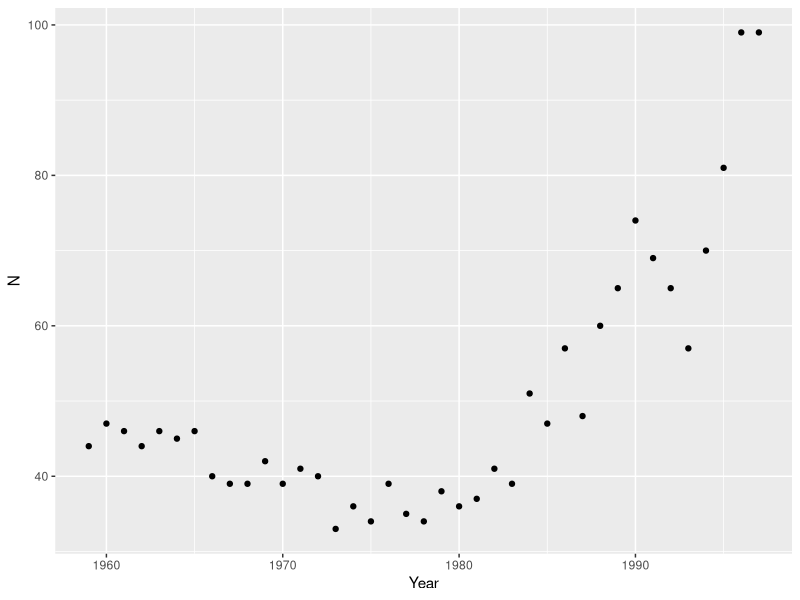
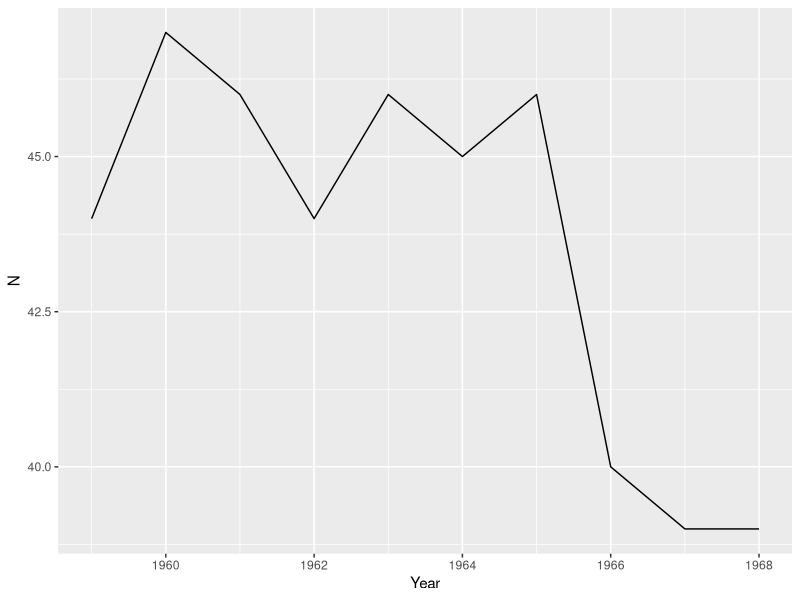

Source code (R) for these figures, in order:
## ---- chunk 1
knitr::opts_chunk$set(echo = TRUE, warning=FALSE, message=FALSE)
## ---- chunk 2

library(tidyverse)

## ---- chunk 3

grizzly <- read_csv("grizzlydata.csv")
swallenia2 <- read_csv("Swallenia (1).csv")

## ---- chunk 4

# A. Change in mean abundance from 2009 to 2010 using a two-sample t-test


swallenia_ttest <- t.test(swallenia2$count_2009, swallenia2$count_2010, var.equal = TRUE)

swallenia_ttest

# Null Hypothesis: There is no significant change in means between 2009 - 2010
# Altnerative Hypothesis: There is a significance change in means between 2009 - 2010

## If p-value is greater than 0.05 (alpha) then we accept the null. If it is less than 0.05 we reject the null. 


#### Results ####

#data:  swallenia2$count_2009 and swallenia2$count_2010
#t = -0.81791, df = 17.37, p-value = 0.423
#alternative hypothesis: true difference in means is not equal to 0
#95 percent confidence interval:
# -140.07803   62.16893
#sample estimates:
#mean of x mean of y 
# 61.90909 101.36364 

#### Answer ####

## For this analysis I chose 0.05 as my alpha value because this is a common standard that we have used in the past (e.g. Allison's class). The t-test resulted in a p-value of 0.4245. Based on this analysis, there was no significant change in mean abundance of Swallenia between 2009 and 2010, since this p-value was greater than 0.05. 

## ---- chunk 5

# B. Change in mean abundance using a PAIRED two sample t-test

swall_paired_ttest <- t.test(swallenia2$count_2009, swallenia2$count_2010, paired = TRUE)

swall_paired_ttest

# Null Hypothesis: There is no significant change in means between 2009 - 2010
# Altnerative Hypothesis: There is a significance change in means between 2009 - 2010

## If p-value is greater than 0.05 (alpha) then we accept the null. If it is less than 0.05 we reject the null. 


#### RESULTS ####

#data:  swallenia2$count_2009 and swallenia2$count_2010
#t = -2.4508, df = 10, p-value = 0.03421
#alternative hypothesis: true difference in means is not equal to 0
#95 percent confidence interval:
# -75.324830  -3.584261
#sample estimates:
#mean of the differences 
#              -39.45455 


# When conducting a two-sided paired t-test, the resulting p-value is 0.03421. This gives us enough evidence to reject the null hypothesis, meaning we have sufficient evidence to suggest that there is a significant difference in mean abundance between 2009 and 2010. The mean of the differences is -39.45, indicating that there was a decline in mean abudnace between the two years. 

## ---- chunk 6

# A. Did the grizzly population decline between 1959 - 1968? Use a linear regression? 

#Explore the data 
grizzlyplot <- ggplot (data = grizzly, aes(x = Year, y = N)) +
  geom_point()

grizzlyplot

# Pull out years 1959 - 1968
grizzly68 <- filter(grizzly, Year == c(1959:1968))

# Plot 1959 - 1968 
plot_68 <-   ggplot(data = grizzly68, aes(x = Year, y = N)) +
  geom_line()

plot_68

# Do a linear regression to see if the population significantly declined between 1959 - 1968
grizzly_lm <- lm(Year ~ N, data = grizzly68)
summary(grizzly_lm)

#### RESULTS ####

#Call:
#lm(formula = Year ~ N, data = grizzly68)

#Residuals:
#    Min      1Q  Median      3Q     Max 
#-4.2083 -0.9531  0.0104  1.2240  3.2500 

#Coefficients:
#             Estimate Std. Error t value Pr(>|t|)    
#(Intercept) 1995.2917    10.0505  198.53 4.64e-16 ***
#N             -0.7292     0.2300   -3.17   0.0132 *  
#---
#Signif. codes:  0 ‘***’ 0.001 ‘**’ 0.01 ‘*’ 0.05 ‘.’ 0.1 ‘ ’ 1

#Residual standard error: 2.138 on 8 degrees of freedom
#Multiple R-squared:  0.5568,	Adjusted R-squared:  0.5014 
#F-statistic: 10.05 on 1 and 8 DF,  p-value: 0.01319


grizzly_lm_tidy <- broom::tidy(grizzly_lm)
grizzly_lm_tidy



## ---- chunk 7

# B. Did the population continue to decline from 1969 to 1978? Was the decline faster than the period prior to the dump closures? 



## ---- chunk 8

# C. Did the population size continue to change after 1978? What was the direction and magnitude of the trend? 



